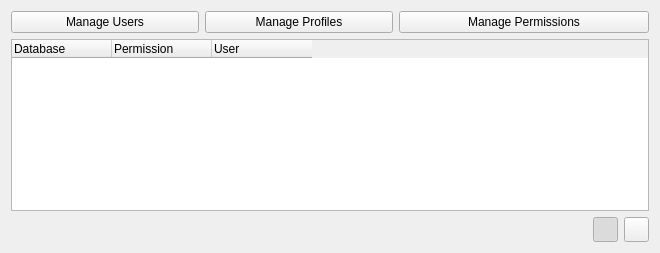
<?xml version="1.0" encoding="UTF-8"?>
<ui version="4.0">
 <class>PermissionWidget</class>
 <widget class="QWidget" name="PermissionWidget">
  <property name="geometry">
   <rect>
    <x>0</x>
    <y>0</y>
    <width>660</width>
    <height>253</height>
   </rect>
  </property>
  <property name="windowTitle">
   <string>Form</string>
  </property>
  <layout class="QGridLayout" name="gridLayout">
   <item row="0" column="0">
    <widget class="QPushButton" name="manageUsersPushButton">
     <property name="toolTip">
      <string>Create or Remove an user from selected server</string>
     </property>
     <property name="text">
      <string>Manage Users</string>
     </property>
    </widget>
   </item>
   <item row="0" column="1">
    <widget class="QPushButton" name="manageProfilesPushButton">
     <property name="toolTip">
      <string>Create, Update or Delete a profile</string>
     </property>
     <property name="text">
      <string>Manage Profiles</string>
     </property>
    </widget>
   </item>
   <item row="0" column="2" colspan="2">
    <widget class="QPushButton" name="managePermissionsPushButton">
     <property name="toolTip">
      <string>Grant permissions to several users in selected databases</string>
     </property>
     <property name="text">
      <string>Manage Permissions</string>
     </property>
    </widget>
   </item>
   <item row="1" column="0" colspan="4">
    <widget class="QTreeWidget" name="permissionTreeWidget">
     <attribute name="headerCascadingSectionResizes">
      <bool>true</bool>
     </attribute>
     <attribute name="headerStretchLastSection">
      <bool>false</bool>
     </attribute>
     <column>
      <property name="text">
       <string>Database</string>
      </property>
     </column>
     <column>
      <property name="text">
       <string>Permission</string>
      </property>
     </column>
     <column>
      <property name="text">
       <string>User</string>
      </property>
     </column>
    </widget>
   </item>
   <item row="2" column="0" colspan="3">
    <spacer name="horizontalSpacer">
     <property name="orientation">
      <enum>Qt::Horizontal</enum>
     </property>
     <property name="sizeHint" stdset="0">
      <size>
       <width>571</width>
       <height>20</height>
      </size>
     </property>
    </spacer>
   </item>
   <item row="2" column="3">
    <layout class="QHBoxLayout" name="horizontalLayout">
     <item>
      <widget class="QPushButton" name="databasePerspectivePushButton">
       <property name="sizePolicy">
        <sizepolicy hsizetype="Fixed" vsizetype="Fixed">
         <horstretch>0</horstretch>
         <verstretch>0</verstretch>
        </sizepolicy>
       </property>
       <property name="minimumSize">
        <size>
         <width>25</width>
         <height>25</height>
        </size>
       </property>
       <property name="maximumSize">
        <size>
         <width>25</width>
         <height>25</height>
        </size>
       </property>
       <property name="toolTip">
        <string>View Database Perspective</string>
       </property>
       <property name="text">
        <string/>
       </property>
       <property name="icon">
        <iconset resource="../resources.qrc">
         <normaloff>:/plugins/DsgTools/icons/database.png</normaloff>:/plugins/DsgTools/icons/database.png</iconset>
       </property>
       <property name="checkable">
        <bool>true</bool>
       </property>
       <property name="checked">
        <bool>true</bool>
       </property>
       <property name="autoExclusive">
        <bool>true</bool>
       </property>
       <property name="autoDefault">
        <bool>false</bool>
       </property>
      </widget>
     </item>
     <item>
      <widget class="QPushButton" name="userPerspectivePushButton">
       <property name="sizePolicy">
        <sizepolicy hsizetype="Fixed" vsizetype="Fixed">
         <horstretch>0</horstretch>
         <verstretch>0</verstretch>
        </sizepolicy>
       </property>
       <property name="minimumSize">
        <size>
         <width>25</width>
         <height>25</height>
        </size>
       </property>
       <property name="maximumSize">
        <size>
         <width>25</width>
         <height>25</height>
        </size>
       </property>
       <property name="toolTip">
        <string extracomment="aaa">View User Perspective</string>
       </property>
       <property name="text">
        <string/>
       </property>
       <property name="icon">
        <iconset resource="../resources.qrc">
         <normaloff>:/plugins/DsgTools/icons/manageUserProfiles.png</normaloff>:/plugins/DsgTools/icons/manageUserProfiles.png</iconset>
       </property>
       <property name="checkable">
        <bool>true</bool>
       </property>
       <property name="autoExclusive">
        <bool>true</bool>
       </property>
      </widget>
     </item>
    </layout>
   </item>
  </layout>
 </widget>
 <resources>
  <include location="../resources.qrc"/>
 </resources>
 <connections/>
</ui>
